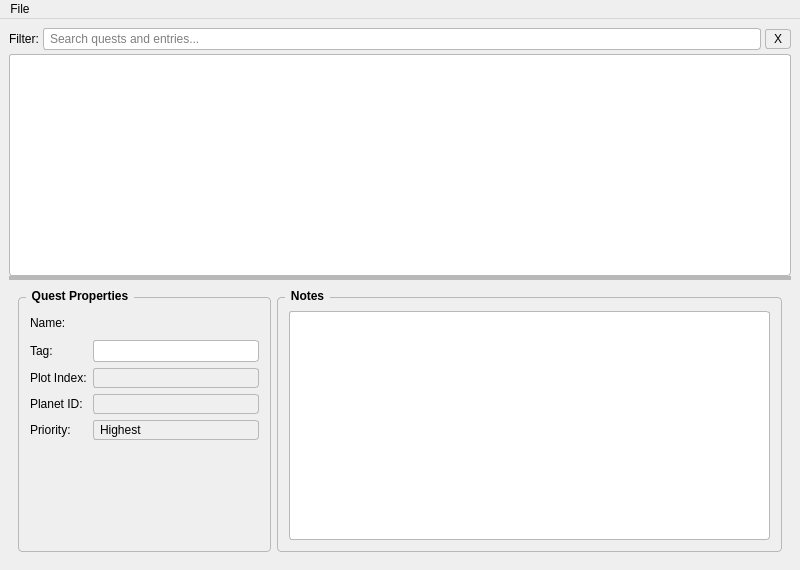
<?xml version="1.0" encoding="UTF-8"?>
<ui version="4.0">
 <class>MainWindow</class>
 <widget class="QMainWindow" name="MainWindow">
  <property name="geometry">
   <rect>
    <x>0</x>
    <y>0</y>
    <width>800</width>
    <height>570</height>
   </rect>
  </property>
  <property name="minimumSize">
   <size>
    <width>600</width>
    <height>450</height>
   </size>
  </property>
  <property name="windowTitle">
   <string>Journal Editor</string>
  </property>
  <property name="styleSheet">
   <string notr="true">
QTreeView {
    background-color: palette(base);
    alternate-background-color: palette(alternate-base);
    color: palette(text);
    border: 1px solid palette(mid);
    border-radius: 3px;
    selection-background-color: palette(highlight);
    selection-color: palette(highlighted-text);
    show-decoration-selected: 1;
}
QTreeView::item {
    padding: 3px 4px;
    border-radius: 2px;
}
QTreeView::item:hover {
    background-color: palette(midlight);
}
QTreeView::branch {
    background: palette(base);
}
QSplitter::handle {
    background-color: palette(mid);
}
QSplitter::handle:vertical {
    height: 4px;
}
QGroupBox {
    border: 1px solid palette(mid);
    border-radius: 4px;
    margin-top: 8px;
    padding: 4px 2px 2px 2px;
    font-weight: bold;
    color: palette(window-text);
}
QGroupBox::title {
    subcontrol-origin: margin;
    subcontrol-position: top left;
    padding: 0 4px;
    left: 8px;
}
QLineEdit {
    background-color: palette(base);
    color: palette(text);
    border: 1px solid palette(mid);
    border-radius: 3px;
    padding: 2px 4px;
}
QLineEdit:focus {
    border: 1px solid palette(highlight);
}
QSpinBox, QDoubleSpinBox {
    background-color: palette(base);
    color: palette(text);
    border: 1px solid palette(mid);
    border-radius: 3px;
    padding: 1px 3px;
}
QComboBox {
    background-color: palette(button);
    color: palette(button-text);
    border: 1px solid palette(mid);
    border-radius: 3px;
    padding: 1px 6px;
}
QComboBox:hover {
    border: 1px solid palette(highlight);
}
QComboBox::drop-down {
    border: none;
}
QCheckBox {
    color: palette(window-text);
    spacing: 5px;
}
QCheckBox::indicator {
    width: 14px;
    height: 14px;
    border: 1px solid palette(mid);
    border-radius: 2px;
    background-color: palette(base);
}
QCheckBox::indicator:checked {
    background-color: palette(highlight);
    border-color: palette(highlight);
}
QLabel {
    color: palette(window-text);
}
QPlainTextEdit {
    background-color: palette(base);
    color: palette(text);
    border: 1px solid palette(mid);
    border-radius: 3px;
    padding: 2px;
}
QPlainTextEdit:focus {
    border: 1px solid palette(highlight);
}
QPushButton {
    background-color: palette(button);
    color: palette(button-text);
    border: 1px solid palette(mid);
    border-radius: 3px;
    padding: 2px 8px;
}
QPushButton:hover {
    background-color: palette(midlight);
}
QPushButton:pressed {
    background-color: palette(dark);
}
   </string>
  </property>
  <widget class="QWidget" name="centralwidget">
   <layout class="QVBoxLayout" name="verticalLayout_main">
    <property name="spacing">
     <number>4</number>
    </property>
    <property name="contentsMargins">
     <number>4</number>
     <number>4</number>
     <number>4</number>
     <number>4</number>
    </property>
    <item>
     <layout class="QHBoxLayout" name="filterBarLayout">
      <property name="spacing">
       <number>4</number>
      </property>
      <item>
       <widget class="QLabel" name="filterLabel">
        <property name="text">
         <string>Filter:</string>
        </property>
       </widget>
      </item>
      <item>
       <widget class="QLineEdit" name="filterEdit">
        <property name="placeholderText">
         <string>Search quests and entries...</string>
        </property>
        <property name="clearButtonEnabled">
         <bool>true</bool>
        </property>
        <property name="toolTip">
         <string>Type to filter quests and entries. Right-click for filter options.</string>
        </property>
       </widget>
      </item>
      <item>
       <widget class="QPushButton" name="filterClearBtn">
        <property name="text">
         <string>X</string>
        </property>
        <property name="toolTip">
         <string>Clear filter</string>
        </property>
        <property name="maximumSize">
         <size>
          <width>28</width>
          <height>16777215</height>
         </size>
        </property>
        <property name="flat">
         <bool>true</bool>
        </property>
       </widget>
      </item>
     </layout>
    </item>
    <item>
     <widget class="QSplitter" name="splitter">
      <property name="orientation">
       <enum>Qt::Vertical</enum>
      </property>
      <widget class="RobustTreeView" name="journalTree">
       <property name="contextMenuPolicy">
        <enum>Qt::CustomContextMenu</enum>
       </property>
       <property name="editTriggers">
        <set>QAbstractItemView::NoEditTriggers</set>
       </property>
       <property name="alternatingRowColors">
        <bool>true</bool>
       </property>
       <property name="headerHidden">
        <bool>true</bool>
       </property>
      </widget>
      <widget class="QStackedWidget" name="questPages">
       <property name="sizePolicy">
        <sizepolicy hsizetype="Preferred" vsizetype="Minimum">
         <horstretch>0</horstretch>
         <verstretch>0</verstretch>
        </sizepolicy>
       </property>
       <property name="currentIndex">
        <number>0</number>
       </property>
       <widget class="QWidget" name="categoryPage">
        <layout class="QHBoxLayout" name="horizontalLayout_2" stretch="1,2">
         <item>
          <widget class="QGroupBox" name="categoryPropsGroup">
           <property name="title">
            <string>Quest Properties</string>
           </property>
           <layout class="QFormLayout" name="formLayout">
            <item row="0" column="0">
             <widget class="QLabel" name="label">
              <property name="text">
               <string>Name:</string>
              </property>
             </widget>
            </item>
            <item row="0" column="1">
             <layout class="QHBoxLayout" name="horizontalLayout">
              <item>
               <widget class="LocalizedStringLineEdit" name="categoryNameEdit"
                native="true">
                <property name="minimumSize">
                 <size>
                  <width>0</width>
                  <height>23</height>
                 </size>
                </property>
                <property name="toolTip">
                 <string>Name (GFF: Name): Display title of the quest in the journal. Localized string. Shown in the quest list.</string>
                </property>
               </widget>
              </item>
             </layout>
            </item>
            <item row="1" column="0">
             <widget class="QLabel" name="label_5">
              <property name="text">
               <string>Tag:</string>
              </property>
             </widget>
            </item>
            <item row="1" column="1">
             <widget class="QLineEdit" name="categoryTag">
              <property name="toolTip">
               <string>Tag (GFF: Tag): Unique identifier for this quest. Scripts use AddJournalQuestEntry("Tag", ID). Right-click to find all references.</string>
              </property>
             </widget>
            </item>
            <item row="2" column="0">
             <widget class="QLabel" name="label_3">
              <property name="text">
               <string>Plot Index:</string>
              </property>
             </widget>
            </item>
            <item row="2" column="1">
             <widget class="ComboBox2DA" name="categoryPlotSelect">
              <property name="toolTip">
               <string>PlotIndex (GFF: PlotIndex): Row index into plot.2da. Legacy plot flag. INT32.</string>
              </property>
             </widget>
            </item>
            <item row="3" column="0">
             <widget class="QLabel" name="label_2">
              <property name="text">
               <string>Planet ID:</string>
              </property>
             </widget>
            </item>
            <item row="3" column="1">
             <widget class="ComboBox2DA" name="categoryPlanetSelect">
              <property name="toolTip">
               <string>PlanetID (GFF: PlanetID): Row index into planet 2DA. Toolset metadata only. INT32.</string>
              </property>
             </widget>
            </item>
            <item row="4" column="0">
             <widget class="QLabel" name="label_4">
              <property name="text">
               <string>Priority:</string>
              </property>
             </widget>
            </item>
            <item row="4" column="1">
             <widget class="QComboBox" name="categoryPrioritySelect">
              <property name="toolTip">
               <string>Priority (GFF: Priority): Quest sort order. 0=Highest, 4=Lowest. UINT32.</string>
              </property>
              <item>
               <property name="text">
                <string>Highest</string>
               </property>
              </item>
              <item>
               <property name="text">
                <string>High</string>
               </property>
              </item>
              <item>
               <property name="text">
                <string>Medium</string>
               </property>
              </item>
              <item>
               <property name="text">
                <string>Low</string>
               </property>
              </item>
              <item>
               <property name="text">
                <string>Lowest</string>
               </property>
              </item>
             </widget>
            </item>
           </layout>
          </widget>
         </item>
         <item>
          <widget class="QGroupBox" name="categoryNotesGroup">
           <property name="title">
            <string>Notes</string>
           </property>
           <layout class="QVBoxLayout" name="verticalLayout_2">
            <item>
             <widget class="HTPlainTextEdit" name="categoryCommentEdit">
              <property name="toolTip">
               <string>Comment (GFF: Comment): Developer notes only. The game ignores this.</string>
              </property>
             </widget>
            </item>
           </layout>
          </widget>
         </item>
        </layout>
       </widget>
       <widget class="QWidget" name="entryPage">
        <layout class="QHBoxLayout" name="horizontalLayout_3">
         <item>
          <widget class="QGroupBox" name="entryPropsGroup">
           <property name="title">
            <string>Entry Properties</string>
           </property>
           <layout class="QFormLayout" name="formLayout_2">
            <item row="0" column="0">
             <widget class="QLabel" name="label_8">
              <property name="text">
               <string>ID:</string>
              </property>
             </widget>
            </item>
            <item row="0" column="1">
             <widget class="QSpinBox" name="entryIdSpin">
              <property name="minimumSize">
               <size>
                <width>80</width>
                <height>0</height>
               </size>
              </property>
              <property name="toolTip">
               <string>ID (GFF: ID): State identifier. Scripts use AddJournalQuestEntry("Tag", ID). UINT32.</string>
              </property>
              <property name="minimum">
               <number>0</number>
              </property>
              <property name="maximum">
               <number>2147483647</number>
              </property>
             </widget>
            </item>
            <item row="1" column="0">
             <widget class="QLabel" name="label_9">
              <property name="text">
               <string>XP Percentage:</string>
              </property>
             </widget>
            </item>
            <item row="1" column="1">
             <widget class="QDoubleSpinBox" name="entryXpSpin">
              <property name="toolTip">
               <string>XP_Percentage (GFF: XP_Percentage): XP reward multiplier. Float.</string>
              </property>
              <property name="minimum">
               <double>0.000000000000000</double>
              </property>
              <property name="maximum">
               <double>1000.000000000000000</double>
              </property>
             </widget>
            </item>
            <item row="2" column="0">
             <widget class="QLabel" name="label_7">
              <property name="text">
               <string>End:</string>
              </property>
             </widget>
            </item>
            <item row="2" column="1">
             <widget class="QCheckBox" name="entryEndCheck">
              <property name="toolTip">
               <string>End (GFF: End): Completes the quest when reached. BYTE 0/1.</string>
              </property>
              <property name="text">
               <string/>
              </property>
             </widget>
            </item>
           </layout>
          </widget>
         </item>
         <item>
          <widget class="QGroupBox" name="entryTextGroup">
           <property name="title">
            <string>Entry Text</string>
           </property>
           <layout class="QVBoxLayout" name="verticalLayout">
            <item>
             <widget class="HTPlainTextEdit" name="entryTextEdit">
              <property name="readOnly">
               <bool>true</bool>
              </property>
              <property name="toolTip">
               <string>Text (GFF: Text): Journal text shown to the player for this entry. Localized string. Double-click to edit.</string>
              </property>
             </widget>
            </item>
           </layout>
          </widget>
         </item>
        </layout>
       </widget>
      </widget>
     </widget>
    </item>
   </layout>
  </widget>
  <widget class="QMenuBar" name="menubar">
   <property name="geometry">
    <rect>
     <x>0</x>
     <y>0</y>
     <width>800</width>
     <height>22</height>
    </rect>
   </property>
   <widget class="QMenu" name="menuNew">
    <property name="title">
     <string>File</string>
    </property>
    <addaction name="actionNew" />
    <addaction name="actionOpen" />
    <addaction name="actionSave" />
    <addaction name="actionSave_As" />
    <addaction name="actionRevert" />
    <addaction name="separator" />
    <addaction name="actionSettings" />
    <addaction name="separator" />
    <addaction name="actionExit" />
   </widget>
   <addaction name="menuNew" />
  </widget>
  <action name="actionOpen">
   <property name="text">
    <string>Open</string>
   </property>
  </action>
  <action name="actionSave">
   <property name="text">
    <string>Save</string>
   </property>
  </action>
  <action name="actionSave_As">
   <property name="text">
    <string>Save As</string>
   </property>
  </action>
  <action name="actionNew">
   <property name="text">
    <string>New</string>
   </property>
  </action>
  <action name="actionRevert">
   <property name="text">
    <string>Revert</string>
   </property>
  </action>
  <action name="actionExit">
   <property name="text">
    <string>Exit</string>
   </property>
  </action>
  <action name="actionSettings">
   <property name="text">
    <string>Settings...</string>
   </property>
   <property name="toolTip">
    <string>Configure Journal Editor filter and jump-to-resource behaviour</string>
   </property>
  </action>
 </widget>
 <customwidgets>
  <customwidget>
   <class>RobustTreeView</class>
   <extends>QTreeView</extends>
   <header location="global">utility.gui.qt.widgets.itemviews.treeview</header>
  </customwidget>
  <customwidget>
   <class>LocalizedStringLineEdit</class>
   <extends>QWidget</extends>
   <header location="global">toolset.gui.widgets.edit.locstring</header>
   <container>1</container>
  </customwidget>
  <customwidget>
   <class>ComboBox2DA</class>
   <extends>QComboBox</extends>
   <header location="global">toolset.gui.widgets.edit.combobox_2da</header>
  </customwidget>
  <customwidget>
   <class>HTPlainTextEdit</class>
   <extends>QPlainTextEdit</extends>
   <header location="global">toolset.gui.widgets.edit.plaintext</header>
  </customwidget>
 </customwidgets>
 <resources />
 <connections />
</ui>
